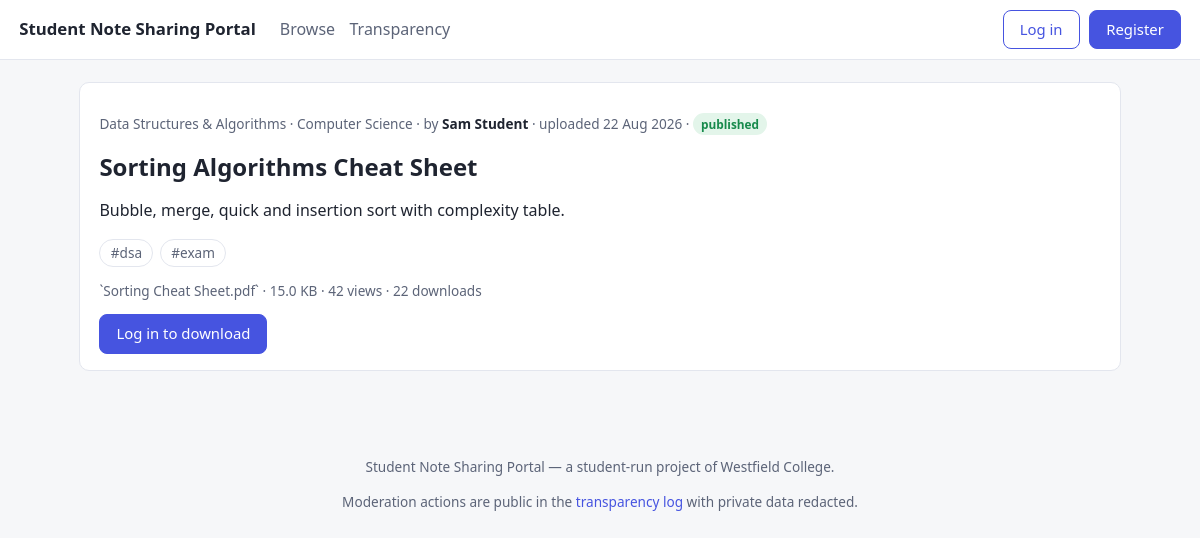
The page /student-note-portal/note.php?id=2 on the database its author committed.
### tables this page shows
CREATE TABLE notes (
  id                 INT UNSIGNED AUTO_INCREMENT PRIMARY KEY,
  uploader_id        INT UNSIGNED NOT NULL,
  subject_id         INT UNSIGNED NOT NULL,
  title              VARCHAR(200) NOT NULL,
  description        TEXT,
  status             ENUM('draft','pending','published','rejected','removed')
                       NOT NULL DEFAULT 'pending',
  file_ref           VARCHAR(64) NOT NULL,
  original_name      VARCHAR(255) NOT NULL,
  mime               VARCHAR(100) NOT NULL,
  size_bytes         INT UNSIGNED NOT NULL,
  ownership_attested TINYINT(1) NOT NULL,
  view_count         INT UNSIGNED NOT NULL DEFAULT 0,
  download_count     INT UNSIGNED NOT NULL DEFAULT 0,
  created_at         TIMESTAMP NOT NULL DEFAULT CURRENT_TIMESTAMP,
  published_at       TIMESTAMP NULL,
  FOREIGN KEY (uploader_id) REFERENCES users(id),
  FOREIGN KEY (subject_id) REFERENCES subjects(id),
  INDEX notes_status_created_idx (status, created_at),
  INDEX notes_subject_idx (subject_id),
  FULLTEXT KEY notes_search_idx (title, description),
  CONSTRAINT notes_title_len CHECK (CHAR_LENGTH(title) BETWEEN 3 AND 200),
  CONSTRAINT notes_attested CHECK (ownership_attested = 1)
);

CREATE TABLE subjects (
  id        INT UNSIGNED AUTO_INCREMENT PRIMARY KEY,
  course_id INT UNSIGNED NOT NULL,
  name      VARCHAR(150) NOT NULL,
  UNIQUE KEY subjects_course_name_uq (course_id, name),
  FOREIGN KEY (course_id) REFERENCES courses(id) ON DELETE CASCADE
);

CREATE TABLE courses (
  id             INT UNSIGNED AUTO_INCREMENT PRIMARY KEY,
  institution_id INT UNSIGNED NOT NULL,
  name           VARCHAR(150) NOT NULL,
  UNIQUE KEY courses_inst_name_uq (institution_id, name),
  FOREIGN KEY (institution_id) REFERENCES institutions(id)
);

CREATE TABLE users (
  id              INT UNSIGNED AUTO_INCREMENT PRIMARY KEY,
  institution_id  INT UNSIGNED NOT NULL,
  email           VARCHAR(150) NOT NULL UNIQUE,
  password_hash   VARCHAR(255) NOT NULL,
  display_name    VARCHAR(100) NOT NULL,
  role            ENUM('student','moderator','admin') NOT NULL DEFAULT 'student',
  created_at      TIMESTAMP NOT NULL DEFAULT CURRENT_TIMESTAMP,
  FOREIGN KEY (institution_id) REFERENCES institutions(id)
);

CREATE TABLE tags (
  id   INT UNSIGNED AUTO_INCREMENT PRIMARY KEY,
  name VARCHAR(100) NOT NULL UNIQUE
);

### student-note-portal/includes/db.php (called while the page is built, shortened)
<?php
function db(): PDO
{
    static $pdo = null;
    if ($pdo instanceof PDO) {
        return $pdo;
    }
    $dsn = 'mysql:host=' . DB_HOST . ';dbname=' . DB_NAME . ';charset=utf8mb4';
    $pdo = new PDO($dsn, DB_USER, DB_PASS, [
        PDO::ATTR_ERRMODE            => PDO::ERRMODE_EXCEPTION,
        PDO::ATTR_DEFAULT_FETCH_MODE => PDO::FETCH_ASSOC,
        PDO::ATTR_EMULATE_PREPARES   => false,
    ]);
    return $pdo;
}
function query(string $sql, array $params = []): PDOStatement
{
    $stmt = db()->prepare($sql);
    $stmt->execute($params);
    return $stmt;
}

### student-note-portal/includes/auth.php (called while the page is built, shortened)
<?php
require_once __DIR__ . '/db.php';
require_once __DIR__ . '/functions.php';
function current_user(): ?array
{
    if (array_key_exists('op_user', $GLOBALS)) {
        return $GLOBALS['op_user'] ?: null;
    }
    $id = filter_var($_SESSION['user_id'] ?? null, FILTER_VALIDATE_INT);
    if (! $id) {
        return $GLOBALS['op_user'] = null;
    }
    $row = query('SELECT id, email, display_name, role, institution_id FROM users WHERE id = ?', [$id])->fetch();
    return $GLOBALS['op_user'] = $row ?: null;
}

### student-note-portal/note.php (the view, shortened to what this page needs)
<?php
require_once __DIR__ . '/includes/auth.php';
$id = filter_input(INPUT_GET, 'id', FILTER_VALIDATE_INT);
$note = query(
    "SELECT n.*, s.name AS subject, s.course_id, c.name AS course,
            u.display_name AS uploader
     FROM notes n
     JOIN subjects s ON s.id = n.subject_id
     JOIN courses  c ON c.id = s.course_id
     JOIN users    u ON u.id  = n.uploader_id
     WHERE n.id = ?",
    [$id]
)->fetch();
$user        = current_user();
$isOwner     = $user && (int) $user['id'] === (int) $note['uploader_id'];
$isModerator = can_moderate();
if ($note['status'] === 'published' && ! $isOwner) {
    $note['view_count']++;
}
$tags = query(
    'SELECT t.name FROM tags t JOIN note_tags nt ON nt.tag_id = t.id WHERE nt.note_id = ? ORDER BY t.name',
    [$id]
)->fetchAll();
require __DIR__ . '/includes/header.php';
?>
<article class="card stack">
  <p class="meta">
    <?= e($note['subject']) ?> · <?= e($note['course']) ?>
    · by <b><?= e($note['uploader']) ?></b>
    · uploaded <?= e(date('j M Y', strtotime($note['created_at']))) ?>
    · <?= status_badge($note['status']) ?>
  </p>
  <h1 style="margin:0"><?= e($note['title']) ?></h1>
  <p style="white-space:pre-line"><?= e($note['description'] ?? '') ?></p>
  <?php if ($tags): ?>
  <div class="chips" style="margin-bottom:0">
    <?php foreach ($tags as $t): ?>
      <a class="chip" href="index.php?tag=<?= e($t['name']) ?>">#<?= e($t['name']) ?></a>
    <?php endforeach; ?>
  </div>
  <?php endif; ?>
  <p class="meta">
    `<?= e($note['original_name']) ?>` ·
    <?= number_format($note['size_bytes'] / 1024, 1) ?> KB ·
    <?= (int) $note['view_count'] ?> views · <?= (int) $note['download_count'] ?> downloads
  </p>
  <div class="submit-row">
    <?php if ($note['status'] === 'published'): ?>
      <?php if ($user): ?>
        <a class="btn" href="download.php?id=<?= (int) $note['id'] ?>">Download</a>
      <?php else: ?>
        <a class="btn" href="login.php">Log in to download</a>
      <?php endif; ?>
    <?php elseif ($isOwner || $isModerator): ?>
      <span class="muted">File stored (<code><?= e($note['file_ref']) ?></code>) — downloads unlock when published.</span>
    <?php endif; ?>
  </div>
</article>
<?php require __DIR__ . '/includes/footer.php'; ?>

### student-note-portal/includes/functions.php (shortened to what this page needs)
<?php
function e(mixed $value): string
{
    return htmlspecialchars((string) $value, ENT_QUOTES, 'UTF-8');
}
function status_badge(string $status): string
{
    $map = [
        'draft'     => ['draft', 'badge-draft'],
        'pending'   => ['pending review', 'badge-pending'],
        'published' => ['published', 'badge-ok'],
        'rejected'  => ['rejected', 'badge-bad'],
        'removed'   => ['removed', 'badge-bad'],
    ];
    [$label, $class] = $map[$status] ?? [$status, ''];
    return '<span class="badge ' . $class . '">' . e($label) . '</span>';
}

### student-note-portal/assets/style.css (style rules this page uses)
:root { --bg: #f6f7f9; --card: #ffffff; --ink: #1f2430; --muted: #68708a26; --muted-text: #5c6478; --brand: #4654e0; --brand-dark: #3a45c4; --ok: #178a4c; --bad: #c0392b; --warn: #b7791f; --line: #e3e6ee; }
* { box-sizing: border-box; }
body { margin: 0; font: 16px/1.55 "Segoe UI", system-ui, -apple-system, sans-serif; color: var(--ink); background: var(--bg); }
a { color: var(--brand); text-decoration: none; }
.card { background: var(--card); border: 1px solid var(--line); border-radius: 10px; padding: 1rem 1.2rem; }
.meta { color: var(--muted-text); font-size: .85rem; }
.meta b { color: var(--ink); font-weight: 600; }
.badge { display: inline-block; padding: .1rem .5rem; border-radius: 999px; font-size: .74rem; font-weight: 600; background: #eef0f5; color: var(--muted-text); }
.badge-ok { background: #e3f5ea; color: var(--ok); }
.btn { display: inline-block; padding: .45rem 1rem; border-radius: 8px; background: var(--brand); color: #fff; border: 1px solid var(--brand); font-size: .93rem; cursor: pointer; text-decoration: none; }
.submit-row { margin-top: 1.2rem; display: flex; gap: .7rem; }
.chips { display: flex; gap: .4rem; flex-wrap: wrap; margin-bottom: 1rem; }
.chip { padding: .15rem .65rem; border: 1px solid var(--line); border-radius: 999px; font-size: .85rem; color: var(--muted-text); background: var(--card); }
.stack > * + * { margin-top: .8rem; }

### rows shown on the page
notes: subject.name "Data Structures & Algorithms", courses.name "Computer Science", uploader.display_name "Sam Student", created_at "22 Aug 2026", status "published", title "Sorting Algorithms Cheat Sheet", description "Bubble, merge, quick and insertion sort with complexity table.", original_name "Sorting Cheat Sheet.pdf", $note['size_bytes']/1024 "15.0", download_count "22"
tags: name "dsa"
tags: name "exam"

### other values the page prints
APP_NAME "Student Note Sharing Portal"
$note['view_count'] "42"
